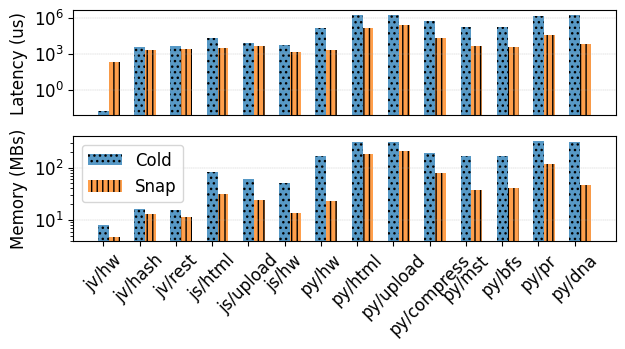

Recreate this plot in Python.
#!/usr/bin/env python

import matplotlib.pyplot as plt
import numpy as np

benchmark_labels = [
    "jv/hw",
    "jv/hash",
    "jv/rest",
    "js/html",
    "js/upload",
    "js/hw",
    "py/hw",
    "py/html",
    "py/upload",
    "py/compress",
    "py/mst",
    "py/bfs",
    "py/pr",
    "py/dna",
]


normal_entrypoint = [
    .017,
    3510,
    4274,
    20983,
    8088,
    5372,
    145251,
    1634348,
    1679889,
    601977,
    169338,
    184028,
    1515144,
    1678104
]

normal_memory = [
    8152,
    16452,
    15584,
    83756,
    63456,
    52900,
    171168,
    312380,
    310976,
    193064,
    171736,
    172108,
    327548,
    310972
]
# Converting KBs to MBs.
normal_memory = [float(x) / 1024.0 for x in normal_memory]

restore = [
    139,
    166,
    188,
    483,
    675,
    144,
    859,
    6361,
    3641,
    1389,
    1950,
    987,
    4318,
    3447
]

restored_entrypoint = [
    53,
    1808,
    2211,
    2786,
    3464,
    1250,
    1216,
    133407,
    259844,
    20475,
    2615,
    2747,
    29174,
    3275
]

restored_total = [x + y for x, y in zip(restore, restored_entrypoint)]
restored_memory = [
    4916,
    13364,
    11904,
    31528,
    24340,
    13756,
    23164,
    190116,
    214064,
    81764,
    37528,
    41980,
    118908,
    47308
]
# Converting KBs to MBs.
restored_memory = [float(x) / 1024.0 for x in restored_memory]

print(normal_entrypoint)
print(restored_total)
# Normalized entrypoint.
li = [x / y for x, y in zip(normal_entrypoint, restored_total)]
mi = [x / y for x, y in zip(normal_memory, restored_memory)]
print("Normalized latency improvement:")
print(li)
print("Normalized memory improvement:")
print(mi)
print("Average latency improvement:" + str(sum(li) / len(li)) )
print("Average memry improvement:" + str(sum(mi) / len(mi)) )
print(max(normal_memory))


x = np.arange(len(benchmark_labels))
plt.rcParams.update({'font.size': 12})
fig, axs = plt.subplots(2)
width = 0.3

axs[0].bar(x + 0*width, normal_entrypoint,   width=width, hatch='...', label='Cold',  alpha=0.75)
axs[0].bar(x + 1*width, restored_total,      width=width, hatch='|||', label='Snap',  alpha=0.75)

axs[1].bar(x + 0*width, normal_memory,   width=width, hatch='...', label='Cold',  alpha=0.75)
axs[1].bar(x + 1*width, restored_memory, width=width, hatch='|||', label='Snap',  alpha=0.75)
axs[0].set_xticks([])
axs[1].set_xticks(x, benchmark_labels)
axs[1].legend(ncol=1, loc='upper left')
# axs[1].set_ylim(ymax=100000000)

plt.xticks(rotation = 45)
axs[0].grid(axis = 'y', linestyle = '--', linewidth = 0.25)
axs[1].grid(axis = 'y', linestyle = '--', linewidth = 0.25)
axs[0].set_ylabel('Latency (us)')
axs[1].set_ylabel('Memory (MBs)')
axs[0].set_yscale('log')
axs[1].set_yscale('log')
fig.set_figwidth(7)
fig.set_figheight(3)

plt.savefig("sandboxes-snapshot.pdf", bbox_inches='tight')
plt.savefig("sandboxes-snapshot.png", bbox_inches='tight')
